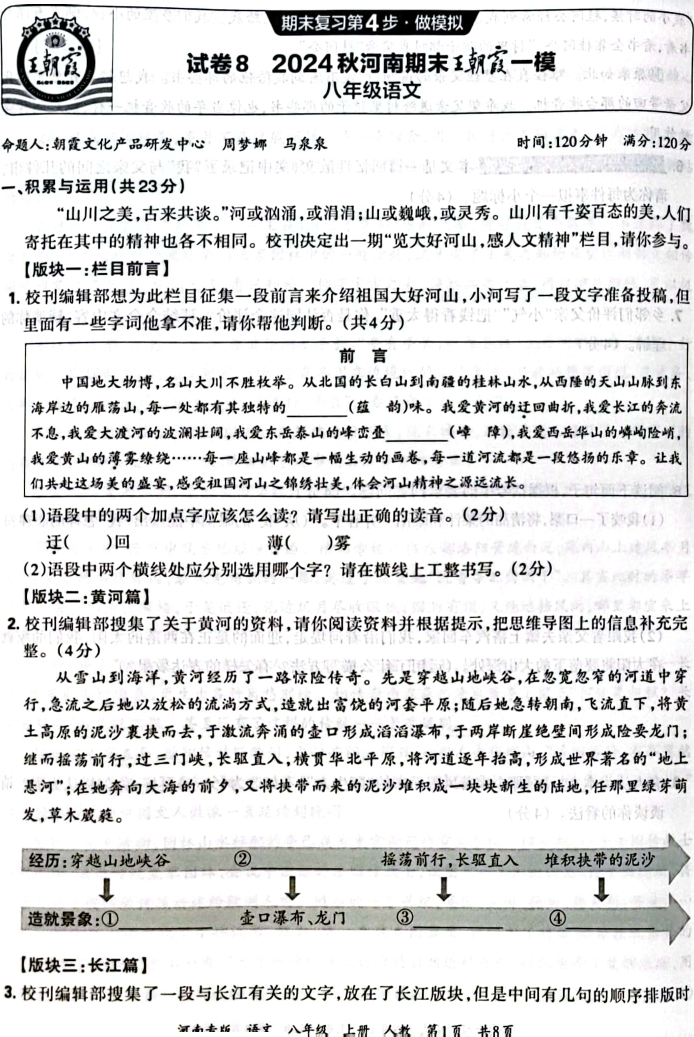
#> input picture extracted_images/1_语文周末作业_page1_img2_column_2.png, 1388 x 2073 px (shown at 1/2 size); its folder holds only this picture in this run
$ python -i image_ocr.py   (imports and definitions only)
#> lines starting #> are read from the running program, lines starting #| are printed output that depends on the picture
import pytesseract
from PIL import Image, ImageEnhance
import os
from pathlib import Path

def preprocess_image(image_path):
    image = Image.open(image_path)
#> image is the input picture: PIL image 1388x2073 RGB; mean R, G, B 220.7, 220.8, 220.8
    # 增强对比度、灰度化和调整大小
    image = ImageEnhance.Contrast(image).enhance(2.0)
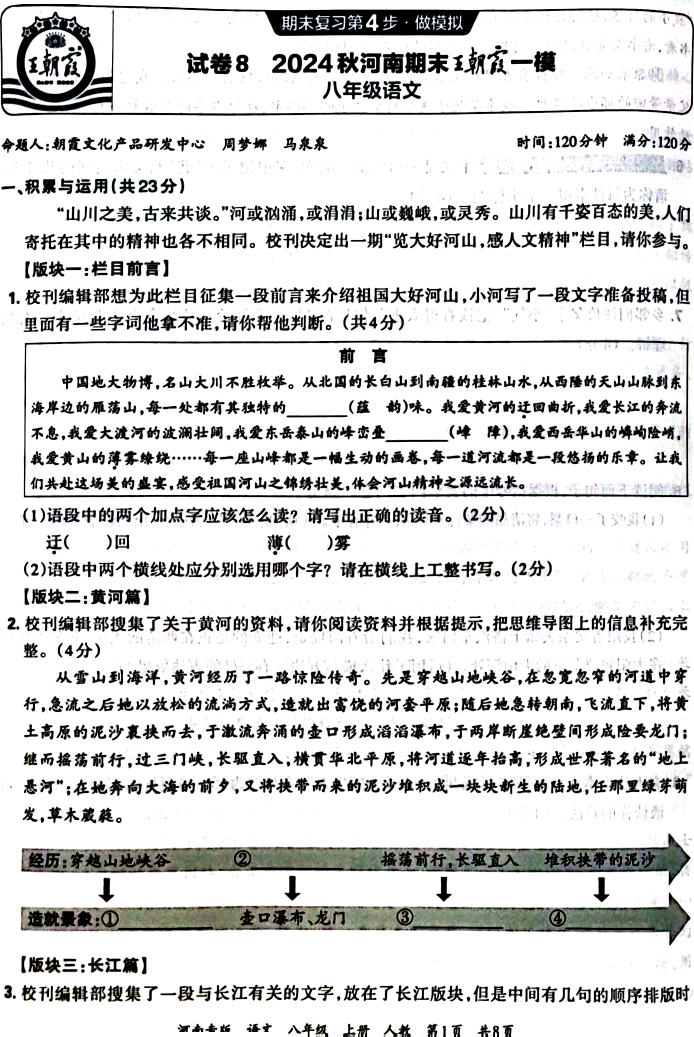
#> image: PIL image 1388x2073 RGB (shown at 1/2 size); mean R, G, B 213.5, 213.7, 213.3
    image = image.convert('L')
#> image: PIL image 1388x2073 L
    image = image.resize((image.width * 2, image.height * 2), Image.Resampling.LANCZOS)
#> image: PIL image 2776x4146 L
    return image

# [45 lines left out: functions correct_image_orientation, delete_watermark_images_and_correct_orientation, check_text_content, not called in this run]

>>> result = preprocess_image('extracted_images/1_语文周末作业_page1_img2_column_2.png')

$ run again, on extracted_images/1_语文周末作业_page1_img2_column_3.png
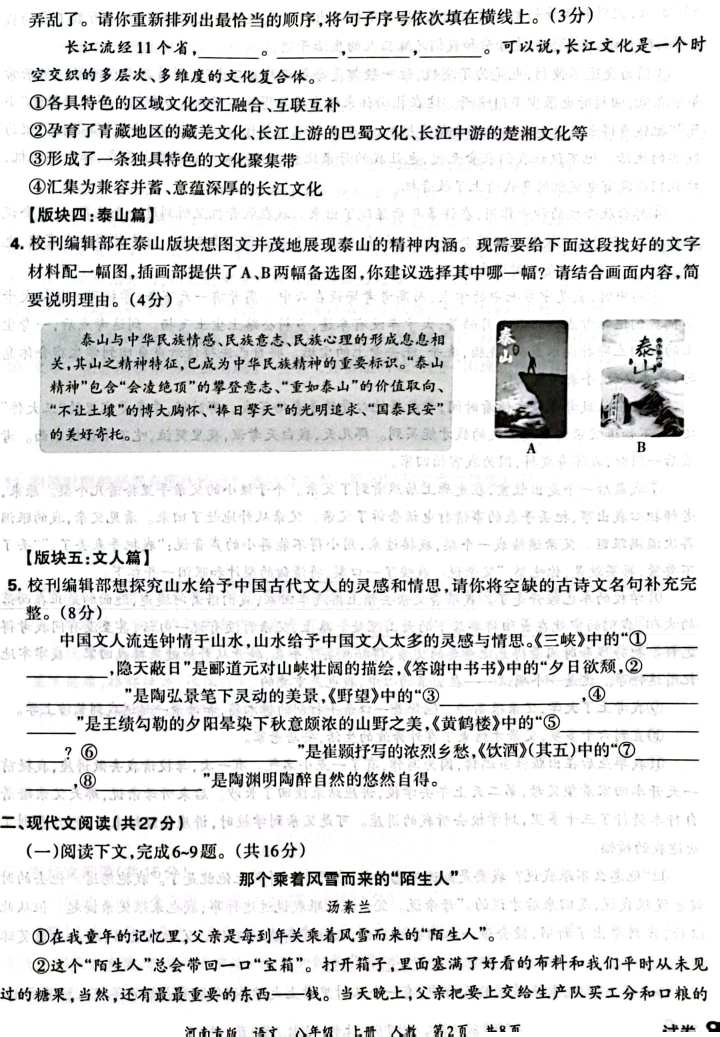
#> input picture extracted_images/1_语文周末作业_page1_img2_column_3.png, 1440 x 2073 px (shown at 1/2 size)
#> in preprocess_image, image is the input picture: PIL image 1440x2073 RGB; mean R, G, B 226.2, 226.2, 226.3
#> in preprocess_image, `image = ImageEnhance.Contrast(image).enhance(2.0)`:
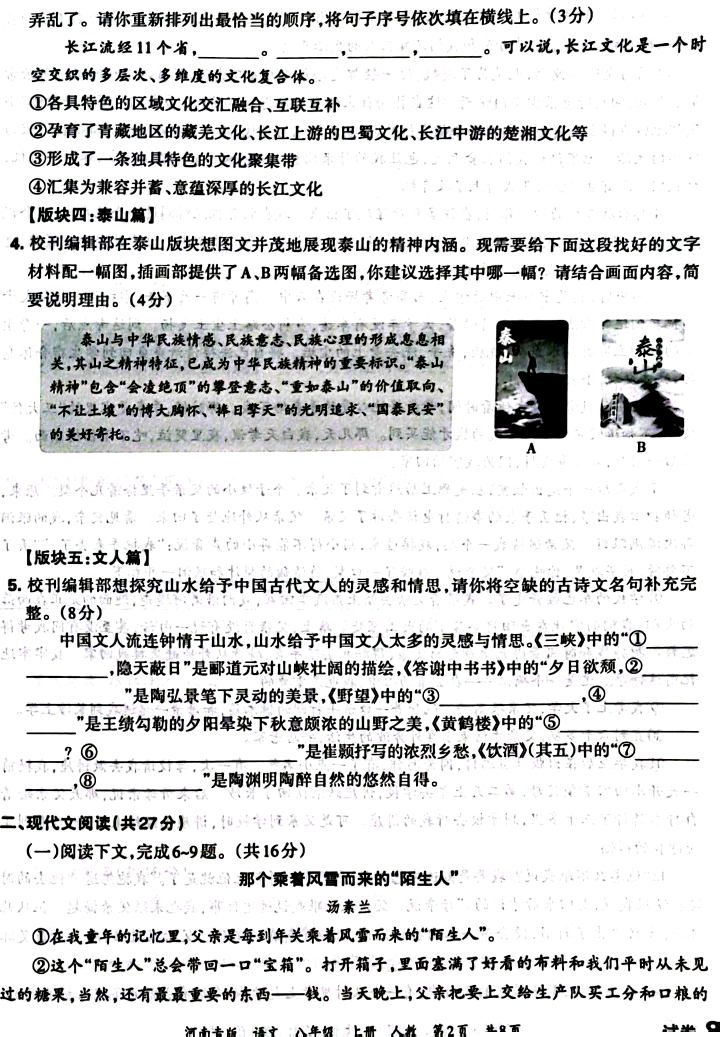
#> image: PIL image 1440x2073 RGB (shown at 1/2 size); mean R, G, B 219.6, 219.7, 219.9

$ run again, on extracted_images/1_语文周末作业_page2_img2_column_1.png
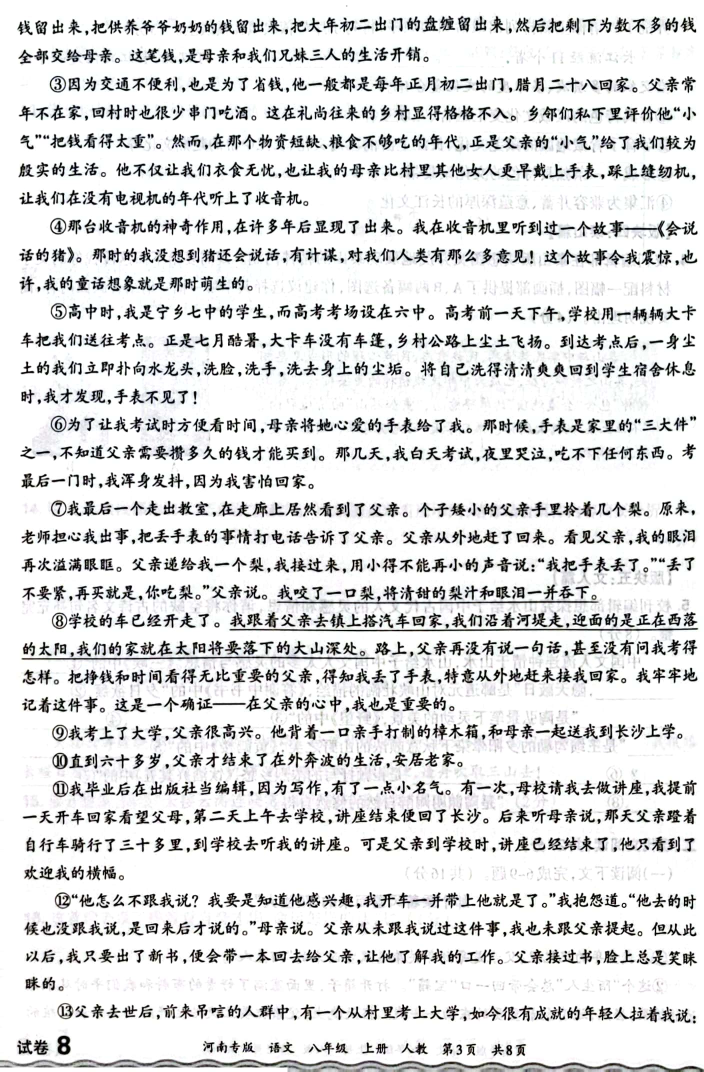
#> input picture extracted_images/1_语文周末作业_page2_img2_column_1.png, 1408 x 2144 px (shown at 1/2 size)
#> in preprocess_image, image is the input picture: PIL image 1408x2144 RGB; mean R, G, B 220.4, 221, 221.3
#> in preprocess_image, `image = ImageEnhance.Contrast(image).enhance(2.0)`:
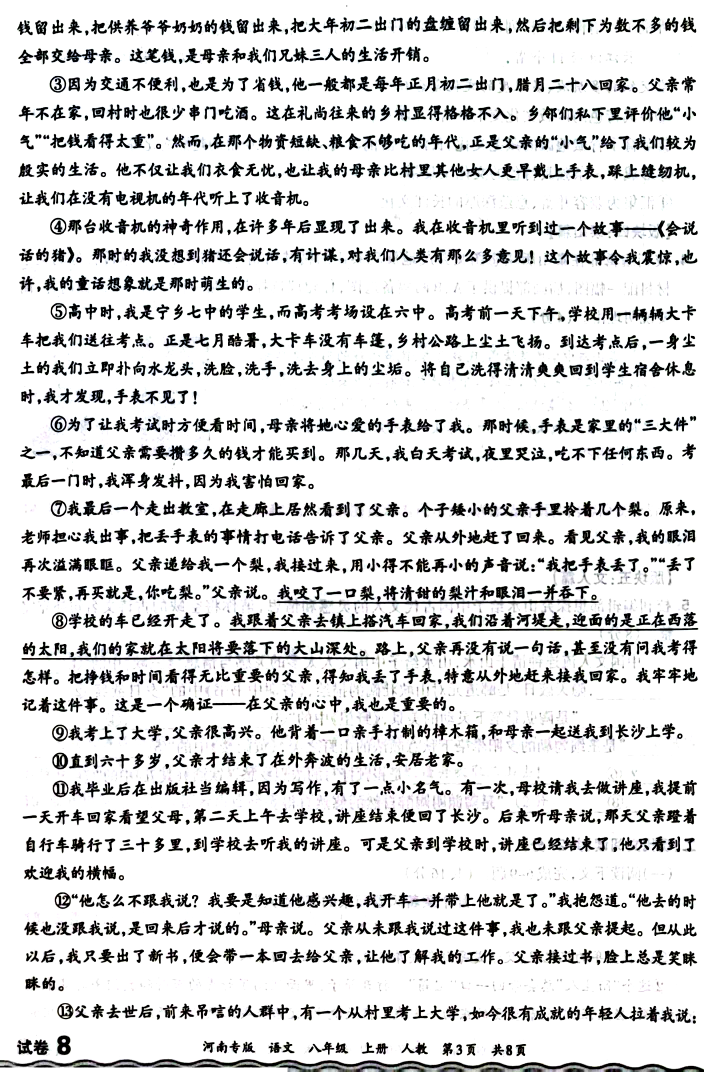
#> image: PIL image 1408x2144 RGB (shown at 1/2 size); mean R, G, B 214.1, 214.4, 214.7

$ run again, on extracted_images/1_语文周末作业_page2_img2_column_3.png
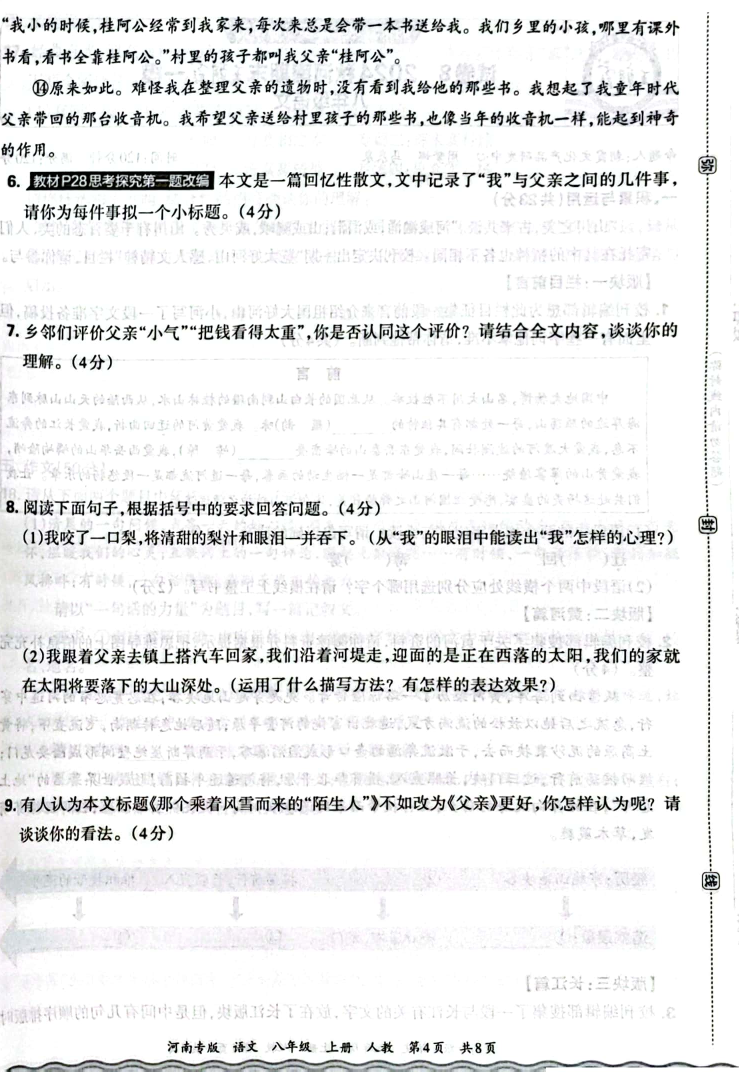
#> input picture extracted_images/1_语文周末作业_page2_img2_column_3.png, 1477 x 2144 px (shown at 1/2 size)
#> in preprocess_image, image is the input picture: PIL image 1477x2144 RGB; mean R, G, B 237.6, 238, 238.2
#> in preprocess_image, `image = ImageEnhance.Contrast(image).enhance(2.0)`:
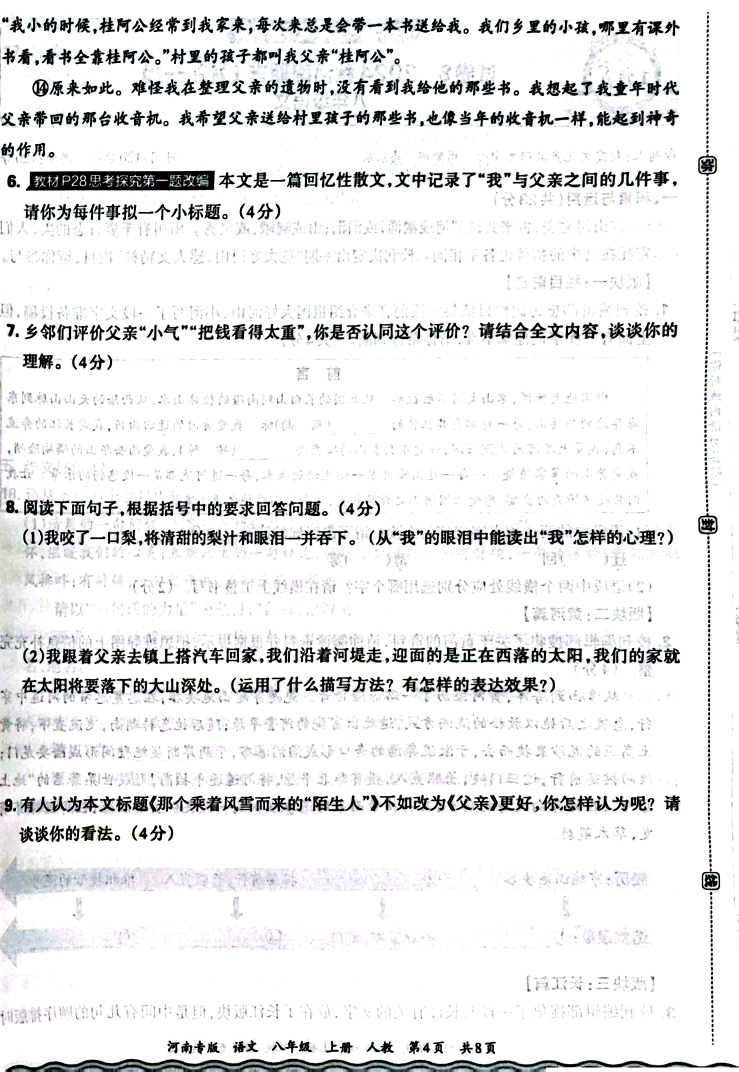
#> image: PIL image 1477x2144 RGB (shown at 1/2 size); mean R, G, B 233.1, 233.4, 233.8
